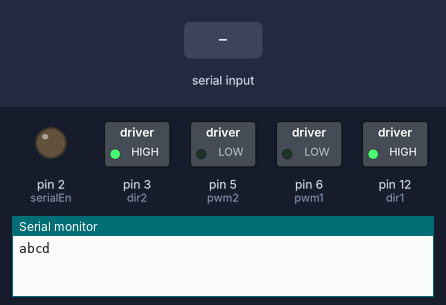
A sketch run on a simulated Arduino Uno, built with avr-gcc and run on an emulated ATmega328P. Shown: switched loads named in the sketch (green lamp = pin HIGH), output pins drawn as LEDs (lit = HIGH), the last lines printed to the serial monitor. Inputs (shaded band) come from the test bench.

Above: at 1.2 s.
1.3 s: "1" received over the second serial link
At 1.6 s:
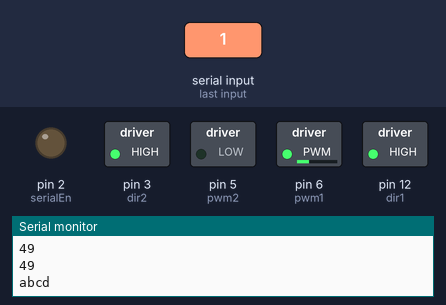
Timing chart, 0 to 4.3 s (numbered marks = the images above; inputs shaded):
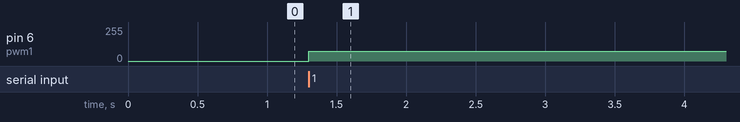

Measured:
- after the input at 1.3 s, pin 6 (pwm1): 0/255 → 75/255 at once

The sketch:

Line_Follower.ino
```cpp
#include<SoftwareSerial.h>
int kp=15;
int kd=10;
int baseSpeed=50;
int maxSpeed=75;
int serialEn=2;
int pwm1=6;
int dir1=12;                  // Motor 1 direction
int pwm2=5;
int dir2=3;                   // Motor 2 direction
int base=35;
int pos;                      // Position detected by the LSA

SoftwareSerial SoftSerial(8, 7);

void setup() {
  pinMode(pwm1, OUTPUT);
  digitalWrite(serialEn,HIGH);
  digitalWrite(dir1,HIGH);
  digitalWrite(dir2,HIGH);
  pinMode(pwm2, OUTPUT);
  pinMode(dir1, OUTPUT);
  pinMode(dir2, OUTPUT);
  pinMode(serialEn,OUTPUT);
  SoftSerial.begin(38400);
  Serial.begin(38400);
}

int lastError = 0;

void loop() {
  digitalWrite(serialEn,LOW);
  Serial.println("abcd");
  while(!SoftSerial.available()){
    //Serial.println("abcd");
  }
while(SoftSerial.available()){
  pos=SoftSerial.read();
  Serial.println(pos);
}

if(pos == 255) {
  analogWrite(pwm1,0);
  analogWrite(pwm2,0);
}
else {
    int error = pos - base;
    int motorSpeed = kp * error + kd * (error - lastError);
    lastError = error;
    int rightMotorSpeed = baseSpeed - motorSpeed;
    int leftMotorSpeed = baseSpeed + motorSpeed;
    if(rightMotorSpeed > maxSpeed) rightMotorSpeed = maxSpeed;
    if(leftMotorSpeed > maxSpeed) leftMotorSpeed = maxSpeed;
    if(rightMotorSpeed < 0) rightMotorSpeed = 0;
    if(leftMotorSpeed < 0) leftMotorSpeed = 0;
    analogWrite(pwm2,rightMotorSpeed);
    analogWrite(pwm1,leftMotorSpeed);
    Serial.println(pos);
  }
}
```
